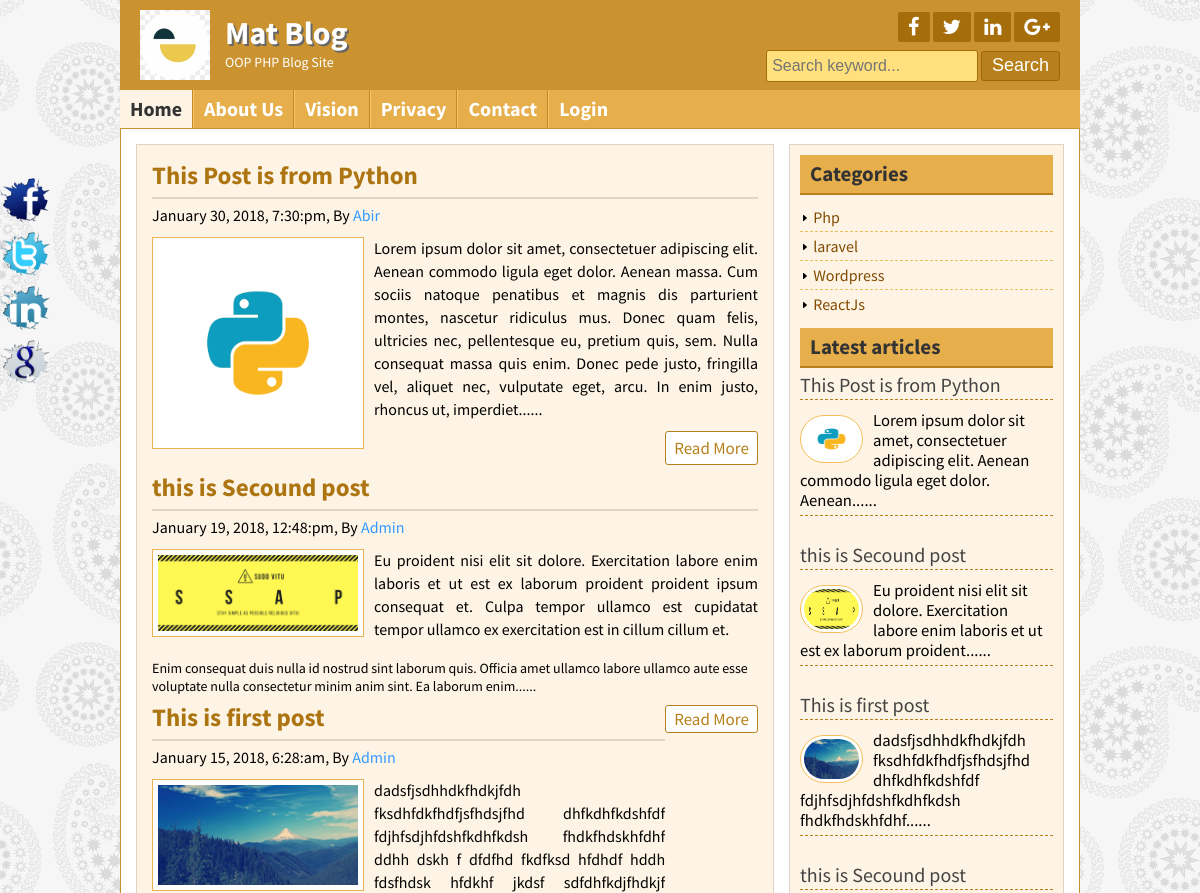
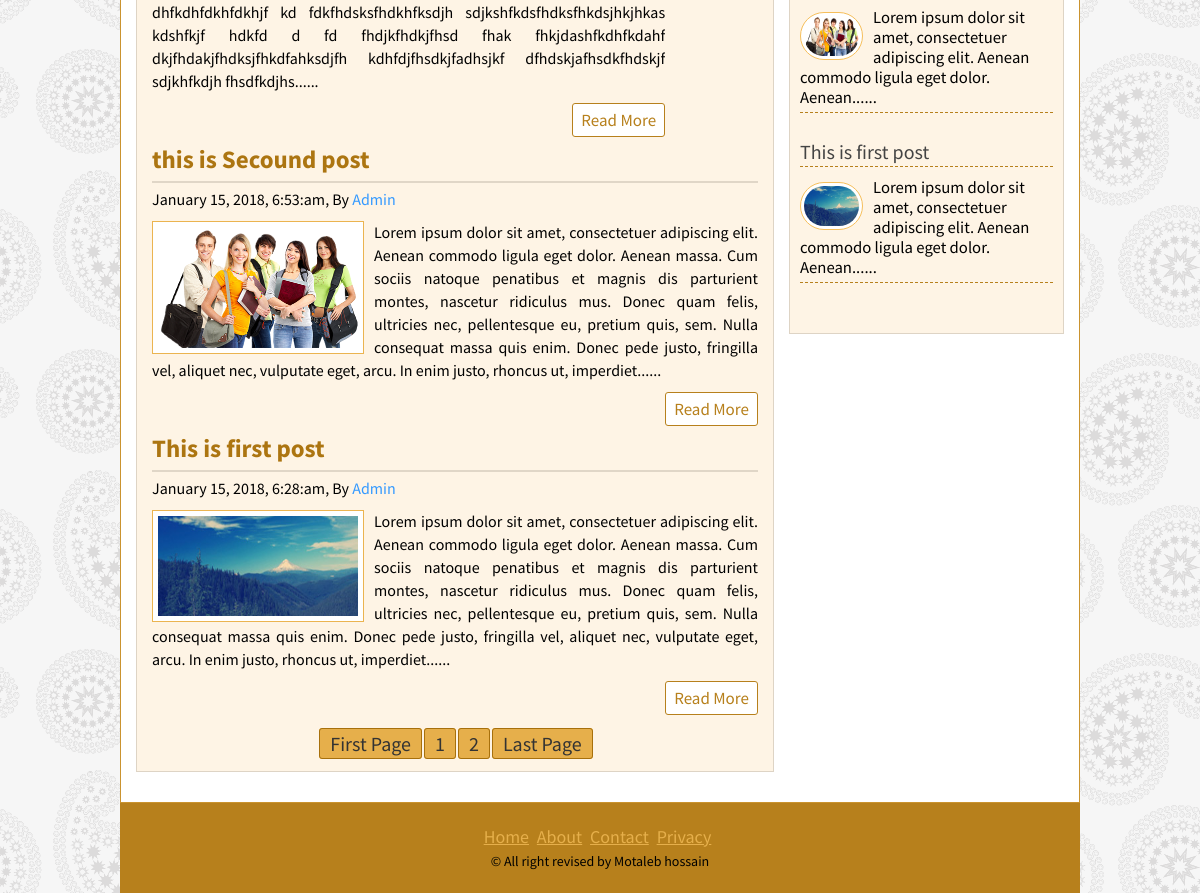
The page / on the database its author committed (2 pictures, top to bottom).
### tables this page shows
CREATE TABLE `tbl_settings` (
  `id` int(11) NOT NULL,
  `title` varchar(255) NOT NULL,
  `slogan` varchar(255) NOT NULL,
  `logo` varchar(255) NOT NULL
);

CREATE TABLE `tbl_social` (
  `id` int(11) NOT NULL,
  `facebook` varchar(225) NOT NULL,
  `twitter` varchar(255) NOT NULL,
  `linkedin` varchar(255) NOT NULL,
  `googleplus` varchar(255) NOT NULL
);

CREATE TABLE `tbl_page` (
  `id` int(11) NOT NULL,
  `page_title` varchar(255) NOT NULL,
  `page_body` text NOT NULL
);

CREATE TABLE `tbl_post` (
  `id` int(11) NOT NULL,
  `catid` int(11) NOT NULL,
  `title` varchar(100) NOT NULL,
  `image` varchar(255) NOT NULL,
  `author` varchar(60) NOT NULL,
  `body` text NOT NULL,
  `tags` varchar(255) NOT NULL,
  `date` timestamp NOT NULL DEFAULT current_timestamp()
);

CREATE TABLE `tbl_category` (
  `id` int(11) NOT NULL,
  `name` varchar(255) NOT NULL
);

CREATE TABLE `tbl_copyright` (
  `id` int(11) NOT NULL,
  `note` varchar(255) NOT NULL
);

### lib/Database.php (called while the page is built, shortened)
<?php
Class Database{
	public $host   = DB_HOST;
	public $user   = DB_USER;
	public $pass   = DB_PASS;
	public $dbname = DB_NAME;
	public $link;
	private function connectDB(){
	$this->link = new mysqli($this->host, $this->user, $this->pass, $this->dbname);
 }
	public function select($query){
		$result = $this->link->query($query) or die($this->link->error.__LINE__);
		if($result->num_rows > 0){
			return $result;
		} else {
			return false;
		}
	}
}
?>

### lib/session.php (called while the page is built, shortened)
<?php
class Session{
    public static function get($key){
        if(isset($_SESSION['key'])){
            return $_SESSION['key'];
        } else {
            return false;
        }
    }
}
?>

### helpers/format.php (called while the page is built, shortened)
<?php
class Format{
	public function formatData($date){
		return date('F j, Y, g:i:a', strtotime($date));
	}
	public function textShorten($text, $limit = 400){
		$text = $text." ";
		$text = substr($text, 0, $limit);
		$text = substr($text, 0, strrpos($text, ' '));
		$text = $text."......";
		return $text;
	}
}
 ?>

### index.php (the view)
<?php include "inc/header.php"; ?>
</div><div class="contentsection contemplete clear">
<div class="maincontent clear">
<?php
$per_page = 5;
if (isset($_GET['page'])) {
	$page = $_GET['page'];
} else {
	$page = 1;
}
$start_from = ($page - 1) * $per_page;
?>
<?php
$query = "SELECT * FROM tbl_post ORDER BY id DESC LIMIT $start_from, $per_page";
$post = $db->select($query);
if ($post) {
	while ($result = $post->fetch_assoc()) {
		?>
<div class="samepost clear">
	<h2><a href="post.php?id=<?php echo $result['id']; ?>"><?php echo $result['title']; ?></a></h2>
	<h4><?php echo $fm->formatData($result['date']); ?>, By <a href="#"><?php echo $result['author']; ?></a></h4>
	<a href="post.php?id=<?php echo $result['id']; ?>"><img src="admin/<?php echo $result['image']; ?>" alt="post image"/></a>
	<p>
		<?php echo $fm->textShorten($result['body']); ?> </p>
	<div class="readmore clear">
		<a href="post.php?id=<?php echo $result['id']; ?>">Read More</a>
	</div>
</div>
<?php
}  ?>
<?php
$query = "SELECT * FROM tbl_post";
$result = $db->select($query);
$total_rows = mysqli_num_rows($result);
$total_pages = ceil($total_rows / $per_page);
echo "<span class='pagination'><a href='index.php?page=1'>" . 'First Page' . "</a>";
for ($i = 1; $i <= $total_pages; $i++) {
	echo "<a href='index.php?page=" . $i . "'>" . $i . "</a>";
}
echo "<a href='index.php?page=$total_pages'>" . 'Last Page' . "</a></span>"; ?>
<?php
} else {
	header("Location:404.php");
} ?>
</div>
<?php include "inc/sideber.php"; ?>
<?php include "inc/footer.php"; ?>

### inc/header.php (shortened to what this page needs)
<?php include "lib/Database.php"; ?>
<?php include "helpers/format.php"; ?>
<?php include "lib/session.php"; ?>
<?php
$db = new Database();
$fm = new Format();
?>
<?php
if(Session::get("login")==true){
    $username = $_SESSION['username'];
    $id = $_SESSION['userid'];
} else {
    $username = "";
}
?>
<!DOCTYPE html>
<html>
<head>
<?php include "scripts/css.php"; ?>
</head>
<body>
<div class="headersection templete clear">
	<a href="index.php">
		<div class="logo">
		<?php
			$query = "SELECT * FROM tbl_settings WHERE id = '1'";
			$blogsettings = $db->select($query);
		if($blogsettings){
			while($result = $blogsettings->fetch_assoc()){
		?>
			<img src="admin/<?php echo $result['logo']; ?>" alt="Logo" />
			<h2><?php echo $result['title']; ?></h2>
			<p><?php echo $result['slogan']; ?></p>
		<?php } } ?>
		</div>
	</a>
	<div class="social clear">
		<div class="icon clear">
		<?php
	$query = "SELECT * FROM tbl_social WHERE id = '1'";
	$social = $db->select($query);
	if($social){
		while($result = $social->fetch_assoc()){
	?>
			<a href="http://facebook.com/<?php echo $result['facebook']; ?>" target="_blank"><i class="fa fa-facebook"></i></a>
			<a href="http://twitter.com/<?php echo $result['twitter']; ?>" target="_blank"><i class="fa fa-twitter"></i></a>
			<a href="http://linked.com/<?php echo $result['linkedin']; ?>" target="_blank"><i class="fa fa-linkedin"></i></a>
			<a href="http://plus.google.com/<?php echo $result['googleplus']; ?>" target="_blank"><i class="fa fa-google-plus"></i></a>
		<?php } } ?>
		</div>
		<div class="searchbtn clear">
		<form action="search.php" method="get">
			<input type="text" name="search" placeholder="Search keyword..."/>
			<input type="submit" name="submit" value="Search"/>
		</form>
		</div>
	</div>
</div>
<div class="navsection templete">
	<ul><?php
	$path = $_SERVER['SCRIPT_FILENAME'];
	$currentpage = basename($path, '.php');
	?>
		<li><a <?php if($currentpage == 'index'){echo 'id = "active"';} ?> href="index.php">Home</a></li>
		<?php
		$query = "SELECT * FROM tbl_page";
		$pages = $db->select($query);
		if($pages){
			while($result=$pages->fetch_assoc()){ ?>
				<li><a <?php if(isset($_GET['pageid']) && $_GET['pageid'] == $result['id']){echo 'id = "active"';} ?> href='page.php?pageid=<?php echo $result['id']; ?>'><?php echo $result['page_title']; ?></a></li>
		<?php } } ?>
		<li><a <?php if($currentpage == 'contact'){echo 'id = "active"';} ?> href="contact.php">Contact</a></li>
		<?php  if(Session::get("login")==true){
			echo "<li align='right'><a href='http://blog.admin'>$username Panel</a></li>";
		} else {
			echo "<li align='right'><a href='http://blog.admin/login.php'>Login</a></li>";
		} ?>
	</ul>
</div>

### inc/sideber.php
<div class="sidebar clear">
<div class="samesidebar clear">
	<h2>Categories</h2>
		<ul>
<?php
	$query = "SELECT * FROM tbl_category";
	$category  = $db->select($query);
	if ($category) {
		while ($result = $category->fetch_assoc()) {
?>
	<li><img src="images/icon-arrow.png" alt="*" height="10px" width="10px"/> <a href="posts.php?cat_id=<?php echo $result['id']; ?>"><?php echo $result['name']; ?></a></li>
<?php } } else {
			echo "<li><b>Sorry! NO Category to show!</b></li>";
		} ?></ul>
</div>
<div class="samesidebar clear">
	<h2>Latest articles</h2>
	<?php
$query = "SELECT * FROM tbl_post ORDER BY id DESC limit 5";
$recentpost  = $db->select($query);
if ($recentpost) {
	while ($result = $recentpost->fetch_assoc()) {
?>
		<div class="popular clear">
			<h3><a href="post.php?id=<?php echo $result['id']; ?>"><?php echo $result['title']; ?></a><h3>
			<a href="post.php?id=<?php echo $result['id']; ?>"><img src="admin/<?php echo $result['image']; ?>" alt="post image"/></a>
			<small><?php echo $fm->textShorten($result['body'], 100); ?></small>
		</div>
	<?php } } else {
		echo "<h3>NO Recent Posts..</h3>";
	} ?>
</div>
</div>

### inc/footer.php (shortened to what this page needs)
</div>
	<div class="footersection templete clear">
	  <div class="footermenu clear">
		<ul>
			<li><a href="#">Home</a></li>
			<li><a href="#">About</a></li>
			<li><a href="#">Contact</a></li>
			<li><a href="#">Privacy</a></li>
		</ul>
		</div>
		<?php
        $query = "SELECT * FROM tbl_copyright WHERE id = '1'";
        $copyright = $db->select($query);
        if($copyright){
            while($result = $copyright->fetch_assoc()){
        ?>
		<p>&copy; <?php echo $result['note']; ?></p>
						<?php } } ?>
	</div>
	<div class="fixedicon clear">
	<?php
        $query = "SELECT * FROM tbl_social WHERE id = '1'";
        $social = $db->select($query);
        if($social){
            while($result = $social->fetch_assoc()){
        ?>
		<a href="http://www.facebook.com/<?php echo $result['facebook']; ?>"><img src="images/fb.png" alt="Facebook"/></a>
		<a href="http://www.twitter.com/<?php echo $result['twitter']; ?>"><img src="images/tw.png" alt="Twitter"/></a>
		<a href="http://www.linkedin.com/<?php echo $result['linkedin']; ?>"><img src="images/in.png" alt="LinkedIn"/></a>
		<a href="http://www.google.com/<?php echo $result['googleplus']; ?>"><img src="images/gl.png" alt="GooglePlus"/></a>
		<?php } } ?>
	</div>
</body>
</html>

### rows shown on the page
tbl_settings: logo (picture), title "Mat Blog", slogan "OOP PHP Blog Site"
tbl_page: page_title "About Us"
tbl_page: page_title "Vision"
tbl_page: page_title "Privacy"
tbl_post: title "This Post is from Python", date "January 30, 2018, 7:30:pm", author "Abir", image (picture), body "Lorem ipsum dolor sit amet, consectetuer adipiscing elit. Aenean commodo ligula eget dolor. Aenean massa. Cum sociis natoque penatibus et magnis dis parturient montes, nascetur ridiculus mus. Donec quam felis, ultricies nec, pellentesque eu, pretium quis, sem. Nulla consequat massa quis enim. Donec pede justo, fringilla vel, aliquet nec, vulputate eget, arcu. In enim justo, rhoncus ut, imperdiet......", body "Lorem ipsum dolor sit amet, consectetuer adipiscing elit. Aenean commodo ligula eget dolor. Aenean......"
tbl_post: title "this is Secound post", date "January 19, 2018, 12:48:pm", author "Admin", image (picture), body "Eu proident nisi elit sit dolore. Exercitation labore enim laboris et ut est ex laborum proident proident ipsum consequat et. Culpa tempor ullamco est cupidatat tempor ullamco ex exercitation est in cillum cillum et. Enim consequat duis nulla id nostrud sint laborum quis. Officia amet ullamco labore ullamco aute esse voluptate nulla consectetur minim anim sint. Ea laborum enim......", body "Eu proident nisi elit sit dolore. Exercitation labore enim laboris et ut est ex laborum proident......"
tbl_post: title "This is first post", date "January 15, 2018, 6:28:am", author "Admin", image (picture), body "dadsfjsdhhdkfhdkjfdh fksdhfdkfhdfjsfhdsjfhd dhfkdhfkdshfdf fdjhfsdjhfdshfkdhfkdsh fhdkfhdskhfdhf ddhh dskh f dfdfhd fkdfksd hfdhdf hddh fdsfhdsk hfdkhf jkdsf sdfdhfkdjfhdkjf dhfkdhfdkhfdkhjf kd fdkfhdsksfhdkhfksdjh sdjkshfkdsfhdksfhkdsjhkjhkas kdshfkjf hdkfd d fd fhdjkfhdkjfhsd fhak fhkjdashfkdhfkdahf dkjfhdakjfhdksjfhkdfahksdjfh kdhfdjfhsdkjfadhsjkf dfhdskjafhsdkfhdskjf sdjkhfkdjh fhsdfkdjhs......", body "dadsfjsdhhdkfhdkjfdh fksdhfdkfhdfjsfhdsjfhd dhfkdhfkdshfdf fdjhfsdjhfdshfkdhfkdsh fhdkfhdskhfdhf......"
tbl_post: title "this is Secound post", date "January 15, 2018, 6:53:am", author "Admin", image (picture), body "Lorem ipsum dolor sit amet, consectetuer adipiscing elit. Aenean commodo ligula eget dolor. Aenean massa. Cum sociis natoque penatibus et magnis dis parturient montes, nascetur ridiculus mus. Donec quam felis, ultricies nec, pellentesque eu, pretium quis, sem. Nulla consequat massa quis enim. Donec pede justo, fringilla vel, aliquet nec, vulputate eget, arcu. In enim justo, rhoncus ut, imperdiet......", body "Lorem ipsum dolor sit amet, consectetuer adipiscing elit. Aenean commodo ligula eget dolor. Aenean......"
tbl_post: title "This is first post", date "January 15, 2018, 6:28:am", author "Admin", image (picture), body "Lorem ipsum dolor sit amet, consectetuer adipiscing elit. Aenean commodo ligula eget dolor. Aenean massa. Cum sociis natoque penatibus et magnis dis parturient montes, nascetur ridiculus mus. Donec quam felis, ultricies nec, pellentesque eu, pretium quis, sem. Nulla consequat massa quis enim. Donec pede justo, fringilla vel, aliquet nec, vulputate eget, arcu. In enim justo, rhoncus ut, imperdiet......", body "Lorem ipsum dolor sit amet, consectetuer adipiscing elit. Aenean commodo ligula eget dolor. Aenean......"
tbl_category: name "Php"
tbl_category: name "laravel"
tbl_category: name "Wordpress"
tbl_category: name "ReactJs"
tbl_copyright: note "All right revised by Motaleb hossain"
